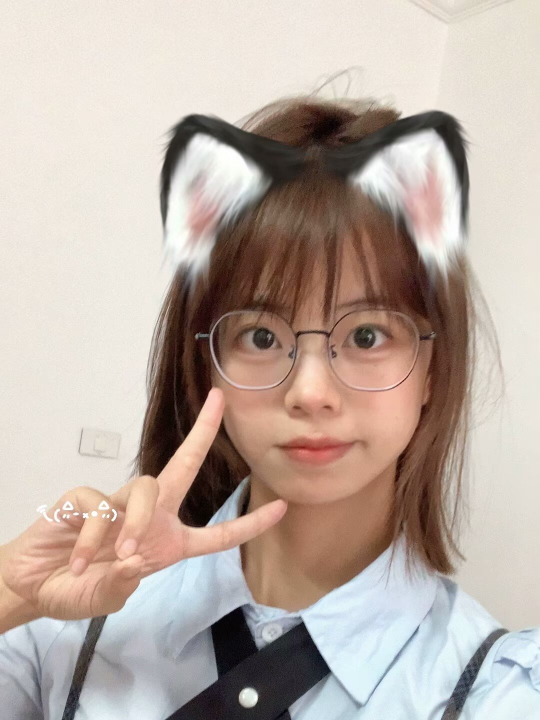
#> input picture Python/Project1_文档图片生产/1.jpg, 1080 x 1440 px, found by its file name (shown at 1/2 size)
$ python wenzichuli.py
#> lines starting #> are read from the running program, lines starting #| are printed output that depends on the picture
from docx import Document
from docx.shared import RGBColor, Pt
from docx.enum.text import WD_ALIGN_PARAGRAPH
from PIL import Image


def create_colored_hanzi_from_image(image_path, output_doc_path, hanzi_list=['肖', '雨', '萍'], font_size=10):
    # 打开图片并转换为RGB模式
#> called with image_path = 'D:/Dev/1.jpg', output_doc_path = 'D:/Dev/2.docx', font_size = 10
    image = Image.open(image_path).convert('RGB')
#> image is the input picture: PIL image 1080x1440 RGB; mean R, G, B 187.4, 173.1, 164.1

    # 压缩图片到80x100像素
    image = image.resize((20, 40), Image.Resampling.LANCZOS)
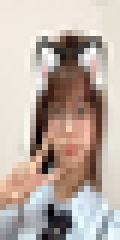
#> image: PIL image 20x40 RGB (shown 6 times larger); mean R, G, B 187.4, 173, 164.1

    # 创建Word文档
    doc = Document()

    # 添加一个表格，行数80，列数100
    table = doc.add_table(rows=20, cols=40)

    # 遍历图片的像素点
    for row_index in range(image.height):
        print(row_index)
        for col_index in range(image.width):
            # 获取当前像素的颜色
            pixel_color = image.getpixel((col_index, row_index))
            # 根据像素位置确定使用哪个汉字
            hanzi_index = (row_index * image.width + col_index) % len(hanzi_list)
            hanzi = hanzi_list[hanzi_index]
            # 获取表格单元格
            cell = table.cell(row_index, col_index)
            # 向单元格添加文本
            cell.text = hanzi
            # 设置文本的字体大小和颜色
            for paragraph in cell.paragraphs:
                for run in paragraph.runs:
                    run.font.size = Pt(font_size)
                    run.font.color.rgb = RGBColor(*pixel_color)

    # 保存文档
    doc.save(output_doc_path)


# 使用示例
image_path = 'D:/Dev/1.jpg'  # 图片路径
output_doc_path = 'D:/Dev/2.docx'  # 输出文档路径
create_colored_hanzi_from_image(image_path, output_doc_path)
#> (the call stopped at in create_colored_hanzi_from_image, `doc = Document()`: docx is not available in this run)
